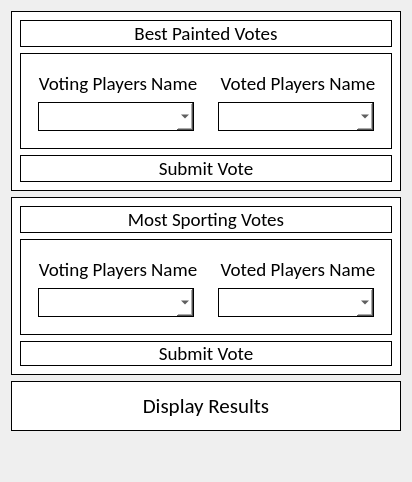
                <widget class="QWidget" name="awardInputWidget" native="true">
                 <property name="maximumSize">
                  <size>
                   <width>410</width>
                   <height>16777215</height>
                  </size>
                 </property>
                 <layout class="QVBoxLayout" name="verticalLayout_12">
                  <item>
                   <widget class="QWidget" name="bestPaintedInputWidget" native="true">
                    <property name="minimumSize">
                     <size>
                      <width>390</width>
                      <height>170</height>
                     </size>
                    </property>
                    <property name="maximumSize">
                     <size>
                      <width>410</width>
                      <height>200</height>
                     </size>
                    </property>
                    <property name="styleSheet">
                     <string notr="true">background:white; border:1px solid;</string>
                    </property>
                    <layout class="QVBoxLayout" name="verticalLayout_13">
                     <item>
                      <widget class="QLabel" name="bestPaintedTitleLabel">
                       <property name="maximumSize">
                        <size>
                         <width>16777215</width>
                         <height>50</height>
                        </size>
                       </property>
                       <property name="font">
                        <font>
                         <family>Calibri</family>
                         <pointsize>14</pointsize>
                        </font>
                       </property>
                       <property name="text">
                        <string>Best Painted Votes</string>
                       </property>
                       <property name="alignment">
                        <set>Qt::AlignCenter</set>
                       </property>
                      </widget>
                     </item>
                     <item>
                      <widget class="QWidget" name="bestPatintedVoteInputWidget" native="true">
                       <property name="maximumSize">
                        <size>
                         <width>400</width>
                         <height>100</height>
                        </size>
                       </property>
                       <layout class="QHBoxLayout" name="horizontalLayout_10">
                        <item>
                         <widget class="QWidget" name="bestPaintedVotingInputWidget" native="true">
                          <property name="styleSheet">
                           <string notr="true">border:none;</string>
                          </property>
                          <layout class="QVBoxLayout" name="verticalLayout_14">
                           <item>
                            <widget class="QLabel" name="bestPaintedVotingLabel">
                             <property name="minimumSize">
                              <size>
                               <width>160</width>
                               <height>0</height>
                              </size>
                             </property>
                             <property name="font">
                              <font>
                               <family>Calibri</family>
                               <pointsize>14</pointsize>
                              </font>
                             </property>
                             <property name="text">
                              <string>Voting Players Name</string>
                             </property>
                             <property name="alignment">
                              <set>Qt::AlignCenter</set>
                             </property>
                            </widget>
                           </item>
                           <item>
                            <widget class="QComboBox" name="bestPaintedVotingComboBox">
                             <property name="font">
                              <font>
                               <family>Calibri</family>
                               <pointsize>14</pointsize>
                              </font>
                             </property>
                             <property name="toolTip">
                              <string>Name of the Player Who is Voting</string>
                             </property>
                             <property name="styleSheet">
                              <string notr="true"> border:1px solid;</string>
                             </property>
                            </widget>
                           </item>
                          </layout>
                         </widget>
                        </item>
                        <item>
                         <widget class="QWidget" name="bestPaintedVotedInputWidget" native="true">
                          <property name="styleSheet">
                           <string notr="true">border:none;</string>
                          </property>
                          <layout class="QVBoxLayout" name="verticalLayout_15">
                           <item>
                            <widget class="QLabel" name="bestPaintedVotedLabel">
                             <property name="minimumSize">
                              <size>
                               <width>160</width>
                               <height>0</height>
                              </size>
                             </property>
                             <property name="font">
                              <font>
                               <family>Calibri</family>
                               <pointsize>14</pointsize>
                              </font>
                             </property>
                             <property name="text">
                              <string>Voted Players Name</string>
                             </property>
                             <property name="alignment">
                              <set>Qt::AlignCenter</set>
                             </property>
                            </widget>
                           </item>
                           <item>
                            <widget class="QComboBox" name="bestPaintedVotedComboBox">
                             <property name="font">
                              <font>
                               <family>Calibri</family>
                               <pointsize>14</pointsize>
                              </font>
                             </property>
                             <property name="toolTip">
                              <string>Name of the Player Who is Being Voted For</string>
                             </property>
                             <property name="styleSheet">
                              <string notr="true"> border:1px solid;</string>
                             </property>
                            </widget>
                           </item>
                          </layout>
                         </widget>
                        </item>
                       </layout>
                      </widget>
                     </item>
                     <item>
                      <widget class="QPushButton" name="bestPaintedPushButton">
                       <property name="font">
                        <font>
                         <family>Calibri</family>
                         <pointsize>14</pointsize>
                        </font>
                       </property>
                       <property name="toolTip">
                        <string>Submit Best Painted Vote</string>
                       </property>
                       <property name="text">
                        <string>Submit Vote</string>
                       </property>
                      </widget>
                     </item>
                    </layout>
                   </widget>
                  </item>
                  <item>
                   <widget class="QWidget" name="mostSportingInputWidget" native="true">
                    <property name="minimumSize">
                     <size>
                      <width>390</width>
                      <height>170</height>
                     </size>
                    </property>
                    <property name="maximumSize">
                     <size>
                      <width>410</width>
                      <height>200</height>
                     </size>
                    </property>
                    <property name="styleSheet">
                     <string notr="true">background:white; border:1px solid;</string>
                    </property>
                    <layout class="QVBoxLayout" name="verticalLayout_16">
                     <item>
                      <widget class="QWidget" name="mostSportingTitleWidget" native="true">
                       <property name="minimumSize">
                        <size>
                         <width>0</width>
                         <height>25</height>
                        </size>
                       </property>
                       <property name="maximumSize">
                        <size>
                         <width>16777215</width>
                         <height>50</height>
                        </size>
                       </property>
                       <layout class="QHBoxLayout" name="horizontalLayout_12">
                        <property name="spacing">
                         <number>0</number>
                        </property>
                        <property name="leftMargin">
                         <number>0</number>
                        </property>
                        <property name="topMargin">
                         <number>0</number>
                        </property>
                        <property name="rightMargin">
                         <number>0</number>
                        </property>
                        <property name="bottomMargin">
                         <number>0</number>
                        </property>
                        <item>
                         <widget class="QLabel" name="mostSportingTitleLabel">
                          <property name="font">
                           <font>
                            <family>Calibri</family>
                            <pointsize>14</pointsize>
                           </font>
                          </property>
                          <property name="text">
                           <string>Most Sporting Votes</string>
                          </property>
                          <property name="alignment">
                           <set>Qt::AlignCenter</set>
                          </property>
                         </widget>
                        </item>
                       </layout>
                      </widget>
                     </item>
                     <item>
                      <widget class="QWidget" name="mostSportingVoteInputWidget" native="true">
                       <property name="maximumSize">
                        <size>
                         <width>400</width>
                         <height>100</height>
                        </size>
                       </property>
                       <layout class="QHBoxLayout" name="horizontalLayout_11">
                        <item>
                         <widget class="QWidget" name="mostSportingVotingInputWidget" native="true">
                          <property name="styleSheet">
                           <string notr="true">border:none;</string>
                          </property>
                          <layout class="QVBoxLayout" name="verticalLayout_18">
                           <item>
                            <widget class="QLabel" name="mostSportingVotingLabel">
                             <property name="minimumSize">
                              <size>
                               <width>160</width>
                               <height>0</height>
                              </size>
                             </property>
                             <property name="font">
                              <font>
                               <family>Calibri</family>
                               <pointsize>14</pointsize>
                              </font>
                             </property>
                             <property name="text">
                              <string>Voting Players Name</string>
                             </property>
                             <property name="alignment">
                              <set>Qt::AlignCenter</set>
                             </property>
                            </widget>
                           </item>
                           <item>
                            <widget class="QComboBox" name="mostSportingVotingComboBox">
                             <property name="font">
                              <font>
                               <family>Calibri</family>
                               <pointsize>14</pointsize>
                              </font>
                             </property>
                             <property name="toolTip">
                              <string>Name of the Player Who is Voting</string>
                             </property>
                             <property name="styleSheet">
                              <string notr="true"> border:1px solid;</string>
                             </property>
                            </widget>
                           </item>
                          </layout>
                         </widget>
                        </item>
                        <item>
                         <widget class="QWidget" name="mostSportingVotedInputWidget" native="true">
                          <property name="styleSheet">
                           <string notr="true">border:none;</string>
                          </property>
                          <layout class="QVBoxLayout" name="verticalLayout_17">
                           <item>
                            <widget class="QLabel" name="mostSportingVotedLabel">
                             <property name="minimumSize">
                              <size>
                               <width>160</width>
                               <height>0</height>
                              </size>
                             </property>
                             <property name="font">
                              <font>
                               <family>Calibri</family>
                               <pointsize>14</pointsize>
                              </font>
                             </property>
                             <property name="text">
                              <string>Voted Players Name</string>
                             </property>
                             <property name="alignment">
                              <set>Qt::AlignCenter</set>
                             </property>
                            </widget>
                           </item>
                           <item>
                            <widget class="QComboBox" name="mostSportingVotedComboBox">
                             <property name="font">
                              <font>
                               <family>Calibri</family>
                               <pointsize>14</pointsize>
                              </font>
                             </property>
                             <property name="toolTip">
                              <string>Name of the Player Who is Being Voted For</string>
                             </property>
                             <property name="styleSheet">
                              <string notr="true"> border:1px solid;</string>
                             </property>
                            </widget>
                           </item>
                          </layout>
                         </widget>
                        </item>
                       </layout>
                      </widget>
                     </item>
                     <item>
                      <widget class="QPushButton" name="mostSportingPushButton">
                       <property name="minimumSize">
                        <size>
                         <width>0</width>
                         <height>25</height>
                        </size>
                       </property>
                       <property name="maximumSize">
                        <size>
                         <width>16777215</width>
                         <height>25</height>
                        </size>
                       </property>
                       <property name="font">
                        <font>
                         <family>Calibri</family>
                         <pointsize>14</pointsize>
                        </font>
                       </property>
                       <property name="toolTip">
                        <string>Submit Most Sporting Vote</string>
                       </property>
                       <property name="text">
                        <string>Submit Vote</string>
                       </property>
                      </widget>
                     </item>
                    </layout>
                   </widget>
                  </item>
                  <item>
                   <widget class="QPushButton" name="displayResultsPushButton">
                    <property name="minimumSize">
                     <size>
                      <width>0</width>
                      <height>50</height>
                     </size>
                    </property>
                    <property name="font">
                     <font>
                      <family>Calibri</family>
                      <pointsize>16</pointsize>
                     </font>
                    </property>
                    <property name="toolTip">
                     <string>Display Final Results of the Event</string>
                    </property>
                    <property name="styleSheet">
                     <string notr="true">background:white; border:1px solid;</string>
                    </property>
                    <property name="text">
                     <string>Display Results</string>
                    </property>
                   </widget>
                  </item>
                  <item>
                   <spacer name="verticalSpacer_7">
                    <property name="orientation">
                     <enum>Qt::Vertical</enum>
                    </property>
                    <property name="sizeHint" stdset="0">
                     <size>
                      <width>20</width>
                      <height>40</height>
                     </size>
                    </property>
                   </spacer>
                  </item>
                 </layout>
                </widget>
